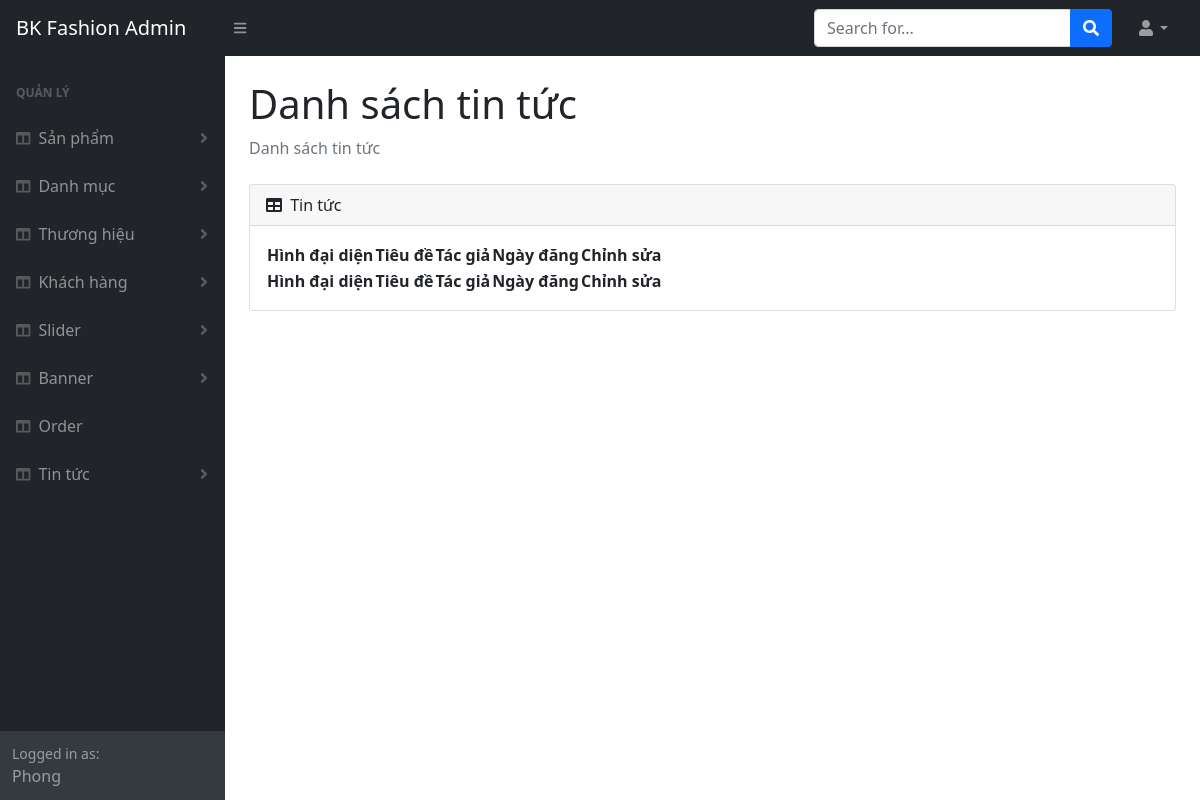
The app's page /admin/article-list.php (signed in), older data.
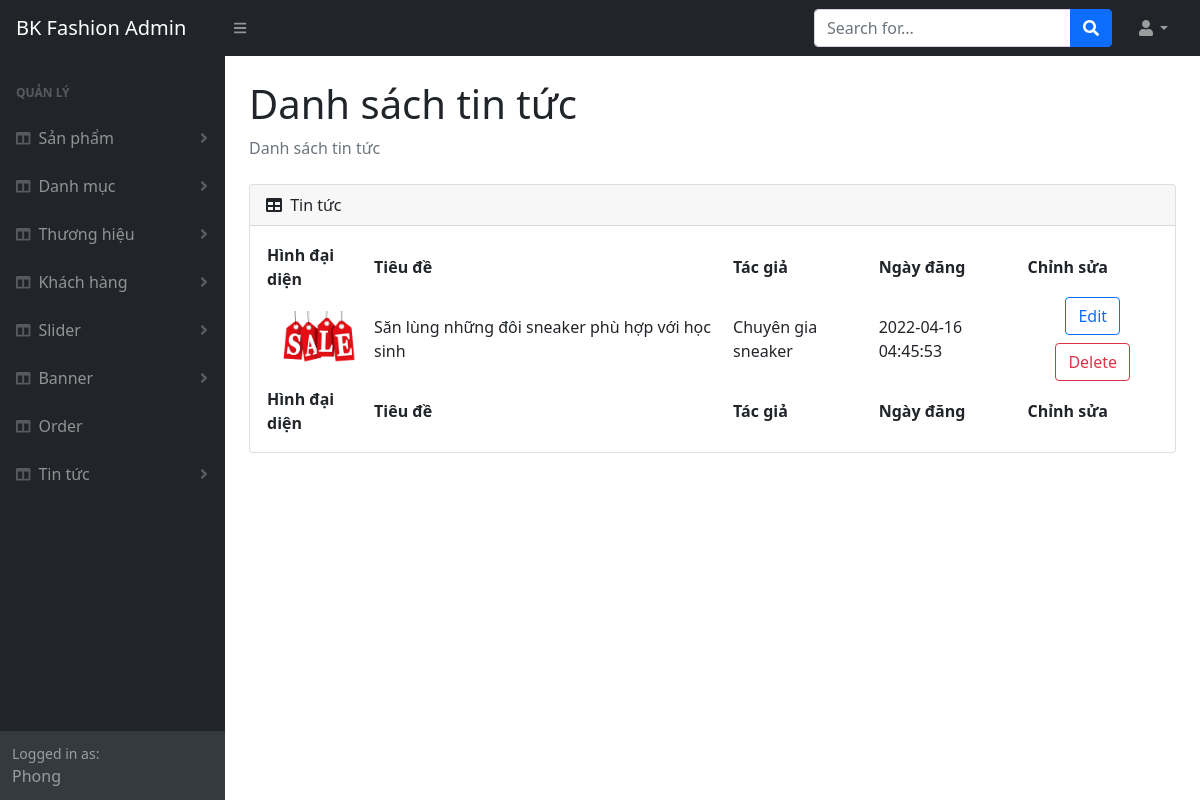
The same page, newer data.
### tables this page shows
CREATE TABLE `tbl_image_article` (
  `id` int(11) NOT NULL,
  `articleId` int(11) NOT NULL,
  `image` varchar(255) NOT NULL
);

CREATE TABLE `tbl_article` (
  `id` int(11) NOT NULL,
  `title` varchar(255) NOT NULL,
  `content` text NOT NULL,
  `datetime` timestamp NULL DEFAULT current_timestamp(),
  `writer` varchar(255) NOT NULL
);

### lib/database.php (called while the page is built, shortened)
<?php
Class Database{
   public $host   = DB_HOST;
   public $user   = DB_USER;
   public $pass   = DB_PASS;
   public $dbname = DB_NAME;
   public $link;
private function connectDB(){
   $this->link = new mysqli($this->host, $this->user, $this->pass,
    $this->dbname);
   mysqli_set_charset($this->link,"utf8");
 }
public function select($query){
  $result = $this->link->query($query) or
   die($this->link->error.__LINE__);
  if($result->num_rows > 0){
    return $result;
  } else {
    return false;
  }
 }
}

### classes/article.php (called while the page is built, shortened)
<?php
	$filepath = realpath(dirname(__FILE__));
	include_once ($filepath.'/../lib/database.php');
class Article
{
    private $db;
	public function __construct()
	{
		$this->db = new Database();
	}
    public function show_article()
    {
        $query = "SELECT `tbl_article`.* , `tbl_image_article`.`image`
                FROM `tbl_article` JOIN `tbl_image_article` ON `tbl_article`.`id` =`tbl_image_article`.`articleId`
                ORDER BY `tbl_article`.`id` DESC;";
        return $this->db->select($query);
    }
}

### admin/article-list.php (the view, shortened to what this page needs)
<?php include 'inc_admin/header.php' ?>
<?php include 'inc_admin/sidebar.php' ?>
<?php include '../classes/article.php';
    $article = new Article();
	$list_article = $article->show_article();
?>
<div id="layoutSidenav_content">
    <main>
        <div class="container-fluid px-4">
            <h1 class="mt-4">Danh sách tin tức</h1>
            <ol class="breadcrumb mb-4">
                <li class="breadcrumb-item active">Danh sách tin tức</li>
            </ol>
            <div class="card mb-4">
                <div class="card-header">
                    <i class="fas fa-table me-1"></i>
                    Tin tức
                </div>
                <div class="card-body">
                    <table id="datatablesSimple">
                        <thead>
                            <tr>
                                <th>Hình đại diện</th>
                                <th>Tiêu đề</th>
                                <th>Tác giả</th>
                                <th>Ngày đăng</th>
                                <th>Chỉnh sửa</th>
                            </tr>
                        </thead>
                        <tfoot>
                            <tr>
                                <th>Hình đại diện</th>
                                <th>Tiêu đề</th>
                                <th>Tác giả</th>
                                <th>Ngày đăng</th>
                                <th>Chỉnh sửa</th>
                            </tr>
                        </tfoot>
                        <tbody>
                            <?php
                                if ($list_article != false)
                                {
                                    while($row = $list_article->fetch_assoc())
                                    {
                                        echo '
                                        <tr>
                                            <td class="text-center"><img src="../img/article/'.$row["image"].'" alt="'.$row["image"].'" width = 80px"></td>
                                            <td>'.$row["title"].'</td>
                                            <td>'.$row["writer"].'</td>
                                            <td>'.$row["datetime"].'</td>
                                            <td class="text-center"><button class="btn btn-outline-primary my-1" onclick="location.assign(\'article-info.php?id='.$row["id"].'\');">Edit</Button>
                                                <button class="btn btn-outline-danger my-1" onclick="openDeleteConfirm(()=>{location.assign(\'?deleteId='.$row["id"].'\')});">Delete</button></td>
                                        </tr>';
                                    }
                                }
                            ?>
                        </tbody>
                    </table>
                </div>
            </div>
        </div>
    </main>
</div>
<?php include 'inc_admin/footer.php' ?>

Row changes from the older to the newer data that the page shows:
added tbl_image_article: image (picture), articleId.title "Săn lùng những đôi sneaker phù hợp với học sinh", articleId.writer "Chuyên gia sneaker", articleId.datetime "2022-04-16 04:45:53"
